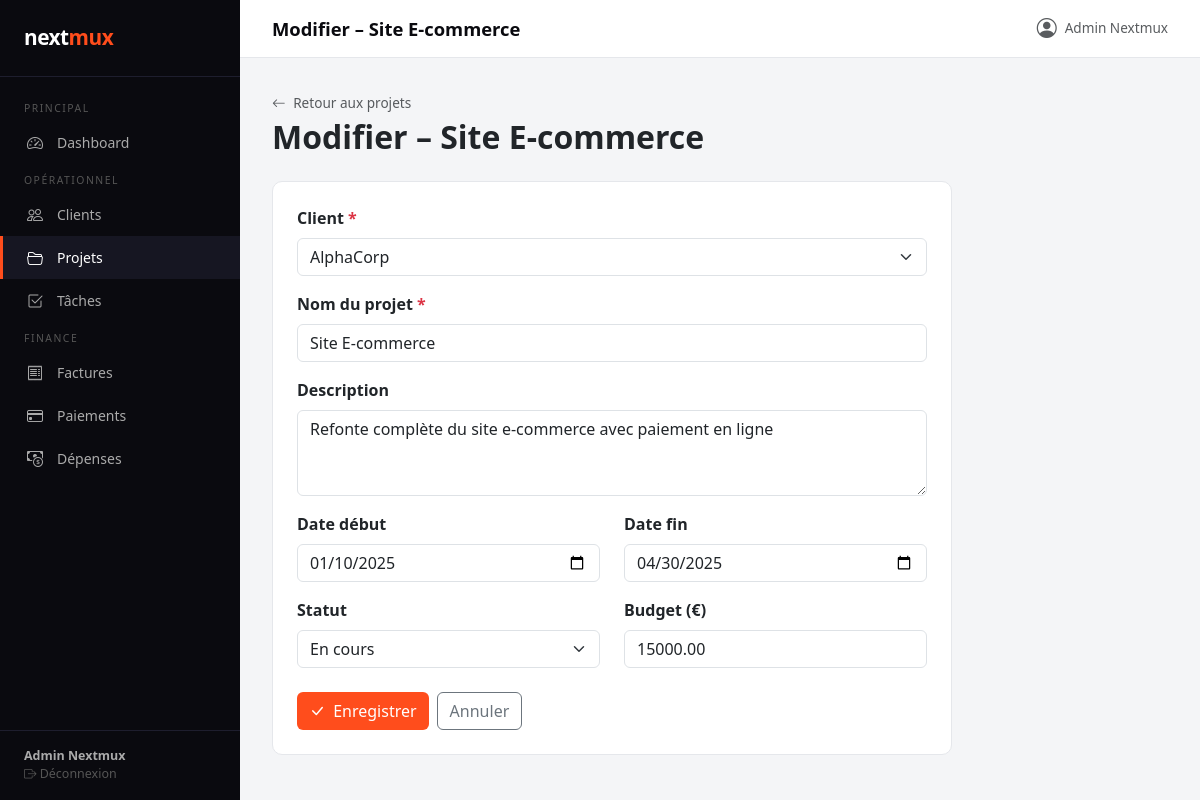
/index.php?module=projets&action=edit&id=1 (signed in), run on the app's committed database.
### tables this page shows
CREATE TABLE IF NOT EXISTS projets (
  id INT AUTO_INCREMENT PRIMARY KEY,
  client_id INT NOT NULL,
  nom VARCHAR(150) NOT NULL,
  description TEXT,
  date_debut DATE,
  date_fin DATE,
  statut ENUM('en_cours','termine','suspendu','annule') DEFAULT 'en_cours',
  budget DECIMAL(10,2) DEFAULT 0,
  created_at DATETIME DEFAULT CURRENT_TIMESTAMP,
  FOREIGN KEY (client_id) REFERENCES clients(id) ON DELETE CASCADE
);

CREATE TABLE IF NOT EXISTS clients (
  id INT AUTO_INCREMENT PRIMARY KEY,
  nom VARCHAR(100) NOT NULL,
  email VARCHAR(150),
  telephone VARCHAR(20),
  adresse TEXT,
  created_at DATETIME DEFAULT CURRENT_TIMESTAMP
);

### controllers/projetsController.php (called while the page is built, shortened)
<?php
require_once __DIR__ . '/../models/Projet.php';
require_once __DIR__ . '/../models/Client.php';
class ProjetsController {
    private Projet $model;
    private Client $clientModel;
    public function __construct() {
        $this->model       = new Projet();
        $this->clientModel = new Client();
    }
    public function edit(): void {
        $id     = (int)($_GET['id'] ?? 0);
        $projet = $this->model->getById($id);
        $clients = $this->clientModel->getAll();
        $data    = $projet;
        $page_title = 'Modifier – ' . $projet['nom'];
        require_once __DIR__ . '/../views/projets/form.php';
    }
}

### config/db.php (called while the page is built, shortened)
<?php
function getDB(): PDO {
    static $pdo = null;
    if ($pdo === null) {
        $dsn = "mysql:host=" . DB_HOST . ";dbname=" . DB_NAME . ";charset=" . DB_CHARSET;
        try {
            $pdo = new PDO($dsn, DB_USER, DB_PASS, [
                PDO::ATTR_ERRMODE            => PDO::ERRMODE_EXCEPTION,
                PDO::ATTR_DEFAULT_FETCH_MODE => PDO::FETCH_ASSOC,
                PDO::ATTR_EMULATE_PREPARES   => false,
            ]);
        } catch (PDOException $e) {
            die(json_encode(['error' => 'Connexion BDD échouée : ' . $e->getMessage()]));
        }
    }
    return $pdo;
}

### models/Projet.php (called while the page is built, shortened)
<?php
class Projet {
    private PDO $db;
    public function __construct() {
        $this->db = getDB();
    }
    public function getById(int $id): array|false {
        $stmt = $this->db->prepare("
            SELECT p.*, c.nom AS client_nom
            FROM projets p
            JOIN clients c ON p.client_id = c.id
            WHERE p.id = ?
        ");
        $stmt->execute([$id]);
        return $stmt->fetch();
    }
}

### models/Client.php (called while the page is built, shortened)
<?php
class Client {
    private PDO $db;
    public function __construct() {
        $this->db = getDB();
    }
    public function getAll(): array {
        $stmt = $this->db->query("
            SELECT c.*, COUNT(p.id) AS nb_projets
            FROM clients c
            LEFT JOIN projets p ON p.client_id = c.id
            GROUP BY c.id
            ORDER BY c.nom
        ");
        return $stmt->fetchAll();
    }
}

### views/projets/form.php (the view, shortened to what this page needs)
<?php require_once __DIR__ . '/../layout/header.php'; ?>
<div class="mb-4">
  <a href="index.php?module=projets&action=index" class="text-muted text-decoration-none" style="font-size:0.85rem">
    <i class="bi bi-arrow-left me-1"></i> Retour aux projets
  </a>
  <h2 class="fw-bold mt-1"><?= htmlspecialchars($page_title) ?></h2>
</div>
<div class="card" style="max-width:680px">
  <div class="card-body p-4">
    <?php $action = isset($projet)
      ? "index.php?module=projets&action=edit&id={$projet['id']}"
      : "index.php?module=projets&action=create"; ?>
    <form method="POST" action="<?= $action ?>">
      <div class="mb-3">
        <label class="form-label fw-semibold">Client <span class="text-danger">*</span></label>
        <select name="client_id" class="form-select" required>
          <?php foreach ($clients as $c): ?>
            <option value="<?= $c['id'] ?>"
              <?= ($data['client_id'] ?? '') == $c['id'] ? 'selected' : '' ?>>
              <?= htmlspecialchars($c['nom']) ?>
            </option>
          <?php endforeach; ?>
        </select>
      </div>
      <div class="mb-3">
        <label class="form-label fw-semibold">Nom du projet <span class="text-danger">*</span></label>
        <input type="text" name="nom" class="form-control" required
               value="<?= htmlspecialchars($data['nom'] ?? '') ?>" placeholder="Site E-commerce">
      </div>
      <div class="mb-3">
        <label class="form-label fw-semibold">Description</label>
        <textarea name="description" class="form-control" rows="3"
                  placeholder="Description du projet..."><?= htmlspecialchars($data['description'] ?? '') ?></textarea>
      </div>
      <div class="row mb-3">
        <div class="col">
          <label class="form-label fw-semibold">Date début</label>
          <input type="date" name="date_debut" class="form-control" value="<?= $data['date_debut'] ?? '' ?>">
        </div>
        <div class="col">
          <label class="form-label fw-semibold">Date fin</label>
          <input type="date" name="date_fin" class="form-control" value="<?= $data['date_fin'] ?? '' ?>">
        </div>
      </div>
      <div class="row mb-4">
        <div class="col">
          <label class="form-label fw-semibold">Statut</label>
          <select name="statut" class="form-select">
            <?php foreach (['en_cours','termine','suspendu','annule'] as $s): ?>
              <option value="<?= $s ?>" <?= ($data['statut'] ?? 'en_cours') === $s ? 'selected' : '' ?>>
                <?= ucfirst(str_replace('_', ' ', $s)) ?>
              </option>
            <?php endforeach; ?>
          </select>
        </div>
        <div class="col">
          <label class="form-label fw-semibold">Budget (€)</label>
          <input type="number" name="budget" class="form-control" min="0" step="0.01"
                 value="<?= $data['budget'] ?? '0' ?>">
        </div>
      </div>
      <div class="d-flex gap-2">
        <button type="submit" class="btn btn-accent">
          <i class="bi bi-check-lg me-1"></i>
          <?= isset($projet) ? 'Enregistrer' : 'Créer le projet' ?>
        </button>
        <a href="index.php?module=projets&action=index" class="btn btn-outline-secondary">Annuler</a>
      </div>
    </form>
  </div>
</div>
<?php require_once __DIR__ . '/../layout/footer.php'; ?>

### views/layout/header.php (shortened to what this page needs)
<!DOCTYPE html>
<html lang="fr">
<head>
  <link href="https://cdn.jsdelivr.net/npm/bootstrap@5.3.2/dist/css/bootstrap.min.css" rel="stylesheet">
  <link href="https://cdn.jsdelivr.net/npm/bootstrap-icons@1.11.3/font/bootstrap-icons.css" rel="stylesheet">
</head>
<body>
<?php
$module_actuel = $_GET['module'] ?? 'dashboard';
$user = $_SESSION['user'] ?? ['nom' => 'Invité'];
?>
<div id="sidebar">
  <div class="sidebar-brand">next<span>mux</span></div>
  <nav class="sidebar-nav">
    <div class="nav-section">Principal</div>
    <a href="index.php?module=dashboard&action=index"
       class="sidebar-link <?= $module_actuel === 'dashboard' ? 'active' : '' ?>">
      <i class="bi bi-speedometer2"></i> Dashboard
    </a>
    <div class="nav-section">Opérationnel</div>
    <a href="index.php?module=clients&action=index"
       class="sidebar-link <?= $module_actuel === 'clients' ? 'active' : '' ?>">
      <i class="bi bi-people"></i> Clients
    </a>
    <a href="index.php?module=projets&action=index"
       class="sidebar-link <?= $module_actuel === 'projets' ? 'active' : '' ?>">
      <i class="bi bi-folder2-open"></i> Projets
    </a>
    <a href="index.php?module=taches&action=index"
       class="sidebar-link <?= $module_actuel === 'taches' ? 'active' : '' ?>">
      <i class="bi bi-check2-square"></i> Tâches
    </a>
    <div class="nav-section">Finance</div>
    <a href="index.php?module=factures&action=index"
       class="sidebar-link <?= $module_actuel === 'factures' ? 'active' : '' ?>">
      <i class="bi bi-receipt"></i> Factures
    </a>
    <a href="index.php?module=paiements&action=index"
       class="sidebar-link <?= $module_actuel === 'paiements' ? 'active' : '' ?>">
      <i class="bi bi-credit-card"></i> Paiements
    </a>
    <a href="index.php?module=depenses&action=index"
       class="sidebar-link <?= $module_actuel === 'depenses' ? 'active' : '' ?>">
      <i class="bi bi-cash-coin"></i> Dépenses
    </a>
  </nav>
  <div class="sidebar-footer">
    <strong><?= htmlspecialchars($user['nom']) ?></strong>
    <a href="index.php?module=auth&action=logout" style="color:#555;text-decoration:none">
      <i class="bi bi-box-arrow-right"></i> Déconnexion
    </a>
  </div>
</div>
<div id="main">
  <div class="topbar">
    <h1><?= htmlspecialchars($page_title ?? 'Nextmux ERP') ?></h1>
    <div class="d-flex align-items-center gap-2">
      <i class="bi bi-person-circle fs-5 text-muted"></i>
      <span class="text-muted" style="font-size:0.85rem"><?= htmlspecialchars($user['nom']) ?></span>
    </div>
  </div>
  <div class="content">

### views/layout/header.php (style rules this page uses)
:root { --sidebar-w: 240px; --accent: #FF4D1C; --dark: #0a0a0f; }
body { background: #f4f5f7; font-family: 'Segoe UI', sans-serif; }
#sidebar { width: var(--sidebar-w); min-height: 100vh; background: var(--dark); position: fixed; top: 0; left: 0; z-index: 100; display: flex; flex-direction: column; }
.sidebar-brand { padding: 1.4rem 1.5rem; font-size: 1.3rem; font-weight: 800; color: white; letter-spacing: -0.5px; border-bottom: 1px solid #1e1e2e; }
.sidebar-brand span { color: var(--accent); }
.sidebar-nav { padding: 1rem 0; flex: 1; }
.nav-section { padding: 0.5rem 1.5rem 0.3rem; font-size: 0.65rem; text-transform: uppercase; letter-spacing: 1.5px; color: #555; }
.sidebar-link { display: flex; align-items: center; gap: 0.75rem; padding: 0.6rem 1.5rem; color: #aaa; text-decoration: none; font-size: 0.875rem; transition: all 0.15s; border-left: 3px solid transparent; }
.sidebar-link:hover, .sidebar-link.active { color: white; background: #161622; border-left-color: var(--accent); }
.sidebar-link i { font-size: 1rem; width: 18px; }
.sidebar-footer { padding: 1rem 1.5rem; border-top: 1px solid #1e1e2e; font-size: 0.78rem; color: #555; }
.sidebar-footer strong { color: #aaa; display: block; }
#main { margin-left: var(--sidebar-w); min-height: 100vh; }
.topbar { background: white; padding: 0.85rem 2rem; border-bottom: 1px solid #e5e7eb; display: flex; align-items: center; justify-content: space-between; position: sticky; top: 0; z-index: 50; }
.topbar h1 { font-size: 1.15rem; font-weight: 700; margin: 0; color: var(--dark); }
.content { padding: 2rem; }
.card { border: 1px solid #e5e7eb; border-radius: 10px; }
.btn-accent { background: var(--accent); color: white; border: none; }

### data on the page
projets: nom "Modifier – Site E-commerce", client_id "AlphaCorp", nom "Site E-commerce", description "Refonte complète du site e-commerce avec paiement en ligne", date_debut "01/10/2025", date_fin "04/30/2025", statut "En cours", budget "15000.00"

### other printed values
$user['nom'] "Admin Nextmux"
